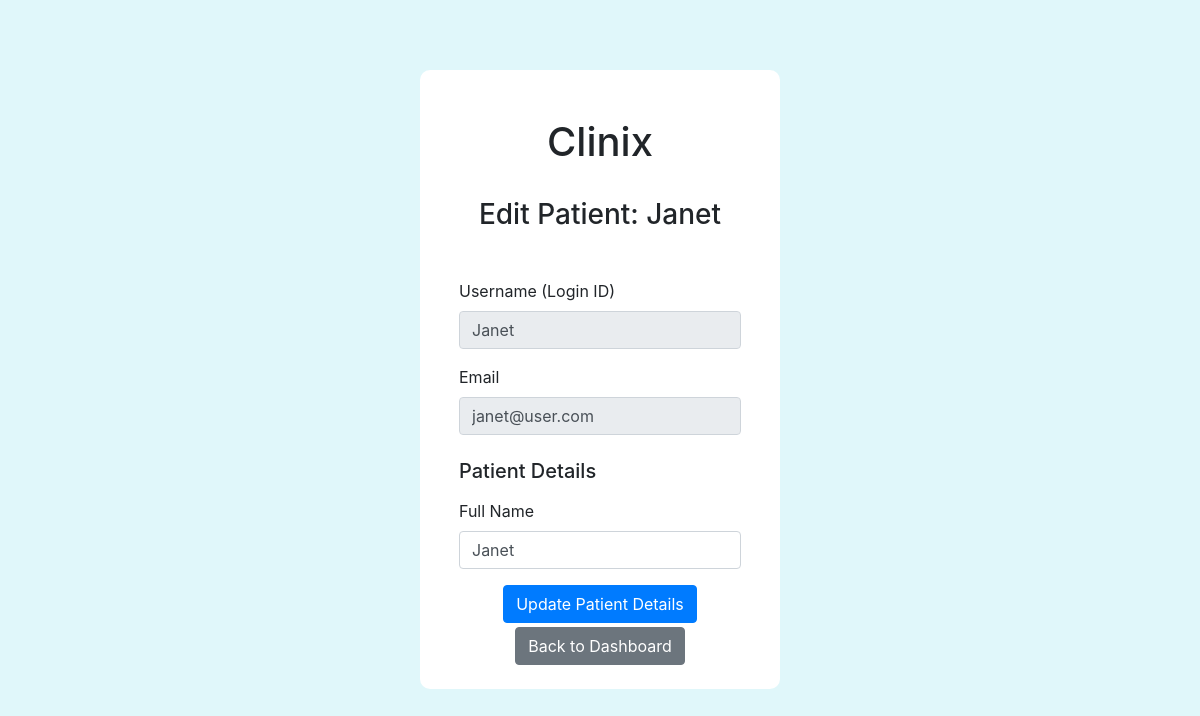
/admin/edit-patient/1, run on the app's committed database.
### backend/models.py (models this page shows)
class Patient(db.Model):
    __tablename__ = 'patient'  # The table name is also simplified
    id = db.Column(db.Integer, primary_key=True)
    user_id = db.Column(db.Integer, db.ForeignKey('user.id'), unique=True)
    full_name = db.Column(db.String(100), nullable=False)
    appointments = db.relationship('Appointment', backref='patient_details', lazy='dynamic')

class User(db.Model):
    __tablename__ = 'user'
    id = db.Column(db.Integer, primary_key=True)
    username = db.Column(db.String(80), unique=True, nullable=False)
    email = db.Column(db.String(120), unique=True, nullable=False)
    password_hash = db.Column(db.String(128), nullable=False)
    role = db.Column(db.String(15), default='Patient', nullable=False)
    is_active = db.Column(db.Boolean, nullable=False, default=True)
    doctor = db.relationship('Doctor', backref='user', uselist=False)
    patient = db.relationship('Patient', backref='user', uselist=False)

### backend/controllers.py (the view, shortened to what this page needs)
@app.route("/admin/edit-patient/<int:patient_id>", methods=["GET", "POST"]) #view/fetch data and submit/overwrite the previous data when the form is submitted
def admin_edit_patient(patient_id):                            #admin to change/edit patient details
    admin_user = User.query.filter_by(role='Admin').first()    #admin check validation
    if not admin_user:
        return "Unauthorized", 403
    patient = Patient.query.get_or_404(patient_id)       #check if patient is there or not
    user = patient.user
    return render_template(
        "admin_edit_patient.html",    #create new/edit template with new name of patient using jinja after reloading
        patient=patient,
        user=user
    )

### templates/admin_edit_patient.html (shortened to what this page needs)
<!DOCTYPE html>
<html lang="en">
<head>
    <link rel="stylesheet" href="/static/styles/main.css">
    <link rel="stylesheet" href="https://cdn.jsdelivr.net/npm/bootstrap@4.0.0/dist/css/bootstrap.min.css">
</head>
<body style="background-color: rgb(189, 227, 239);">
    <div class="my_container">
         <div class="my_signin">
            <form action="{{ url_for('admin_edit_patient', patient_id=patient.id) }}" method="post">
                <div class="logo text-center mt-4">
                    <h1>Clinix</h1>
                    <br>
                </div>
                <h3 class="text-center">Edit Patient: {{ patient.full_name }}</h3>
                <br>
                <div class="form">
                    <label for="Username_readonly">Username (Login ID)</label> <br>
                    <input type="text" class="form-control" id="Username_readonly" value="{{ user.username }}" readonly>
                    <label for="Email_readonly" class="mt-3">Email</label> <br>
                    <input type="email" class="form-control" id="Email_readonly" value="{{ user.email }}" readonly>
                    <br>
                    <h5 class="mb-3">Patient Details</h5>
                    <label for="Name">Full Name</label> <br>
                    <input type="text" class="form-control" id="Name" name="full_name" value="{{ patient.full_name }}" required>
                </div>
                <div class="text-center mt-3">
                    <button type="submit" class="btn btn-primary ">Update Patient Details</button>
                    <a href="{{ url_for('admin_dashboard') }}" class="btn btn-secondary mt-1">Back to Dashboard</a>
                </div>
             </form>
        </div>
    </div>
</body>
</html>

### static/styles/main.css (style rules this page uses)
.form { width: 100%; text-align: left; margin-top: 15px; margin-bottom: 15px; padding: 0 15px; }
.my_signin { width: 30%; margin: auto; margin-top: 50px; height: auto; padding: 20px; border: 4px solid white; border-radius: 10px; background-color: rgb(255, 255, 255); }
body { background-color: #e0f7fa !important; padding-top: 20px; padding-bottom: 20px; }

### data on the page
Patient: full_name "Janet"
User: username "Janet", email "janet@user.com"
